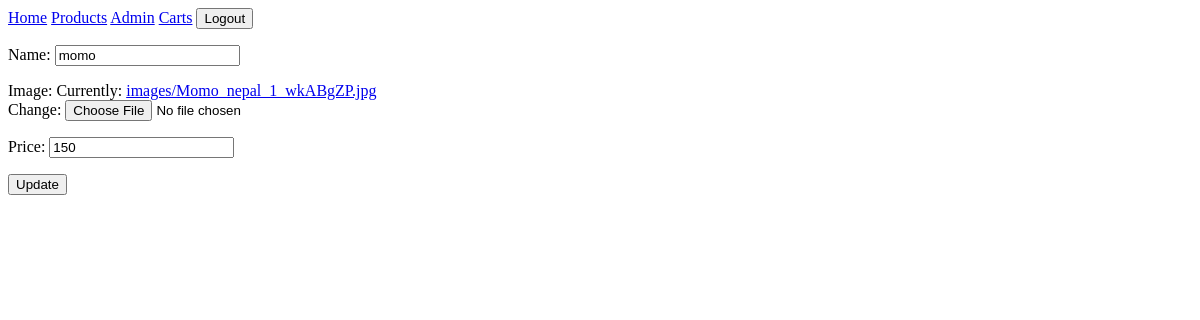
The page /update/7/ (signed in) on the database as committed earlier.
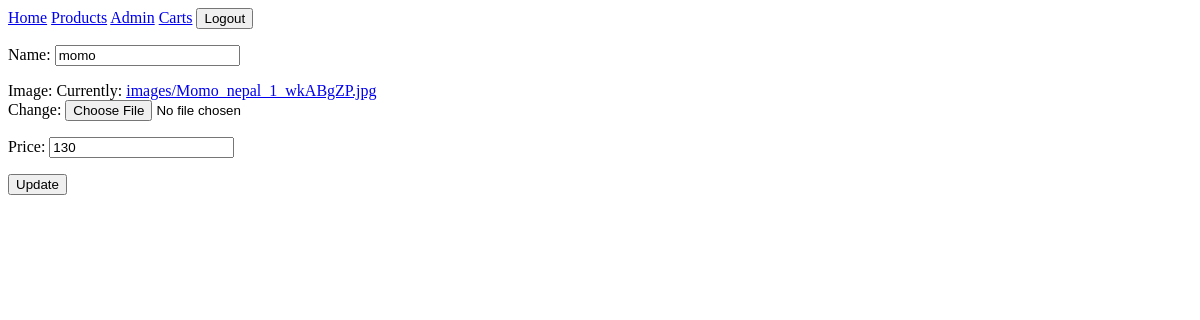
The same page on the database as committed later.
### foodapp/models.py (models this page shows, shortened)
class PostItem(models.Model):
    name = models.CharField(max_length=50)
    image = models.ImageField(upload_to='images')
    price = models.IntegerField()

### foodapp/views.py (the view)
# urls.py: path("update/<int:id>/",views.update,name='update')
@login_required
def update(request,id):
    mem = PostItem.objects.get(id=id)
    if request.method == 'POST':
        form = Post(request.POST,instance=mem)
        if form.is_valid():
            form.save()
            return redirect('main')
    else:
        form = Post(instance=mem)
        return render(request,"update.html",{"form":form,"mem":mem})

### foodapp/forms.py
class Post(forms.ModelForm):
    class Meta:
        model = PostItem
        fields = ["name","image","price"]
        widget = {
            "name":forms.TextInput(),
            "image":forms.ClearableFileInput(),
            "price":forms.NumberInput()
        }

### foodapp/templates/update.html (shortened to what this page needs)
<nav>
    <a href="{% url 'home' %}">Home</a>
    <a href="{% url 'products' %}">Products</a>
    {% if request.user.is_superuser %}
    <a href="{% url 'main' %}">Admin</a>
    {% endif %}
    <a href="{% url 'carts' %}">Carts</a>
    <a href="{% url 'logout' %}"><button class="logoutBtn">Logout</button></a>
</nav>
<form method="POST" enctype="multipart/form-data" action="{% url 'update' mem.id %}">
    {{form.as_p}}
    <button> Update </button>
</form>

Rows that differ between the two databases and show on the page:
changed PostItem "momo": price "150" → "130"
